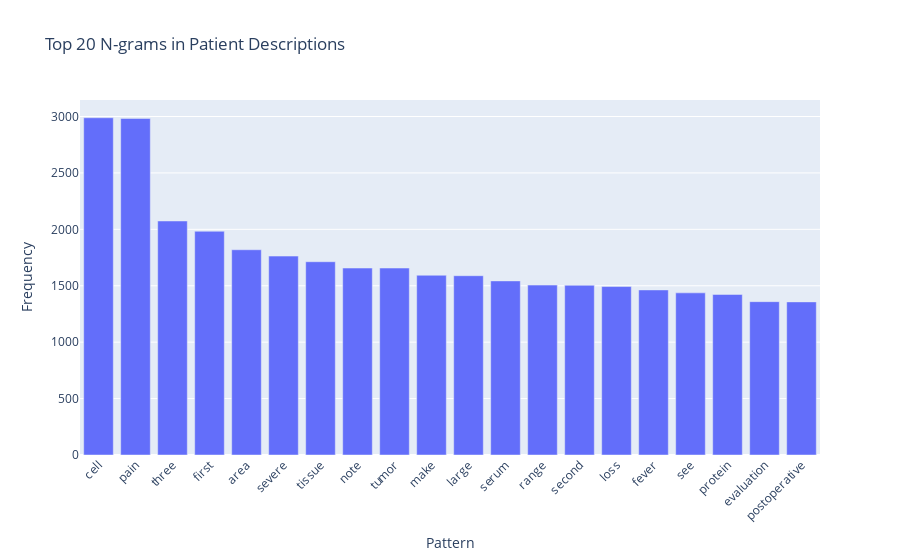

Notebook cell for this chart:
### Code cell
clean_df = pd.read_parquet(CLEAN_OUT)
texts = clean_df['text_clean'].astype(str).tolist()

vectorizer = CountVectorizer(ngram_range=NGRAM_RANGE, min_df=MIN_DF, max_features=MAX_FEATURES, binary=True)  # max_features=MAX_FEATURES

tqdm.pandas(desc="Vectorizing text")

X = vectorizer.fit_transform(texts)

sum_words = X.sum(axis=0)
words_freq = [(word, sum_words[0, idx]) for word, idx in vectorizer.vocabulary_.items()]
words_freq = sorted(words_freq, key=lambda x: x[1], reverse=True)

pattern_df = pd.DataFrame(words_freq, columns=['Pattern', 'Frequency'])
pattern_df.to_csv('outputs/freq_terms.csv', index=False)
top_patterns = pattern_df.head(20)

import plotly.express as px

fig = px.bar(top_patterns, x='Pattern', y='Frequency', title='Top 20 N-grams in Patient Descriptions')
fig.update_layout(xaxis_tickangle=-45)
fig.show()

### Figure 1 — Plotly figure (JSON) as saved in the notebook; plotly's stock layout.template omitted (floating-point values rounded to 4 significant figures)
{"data": [{"alignmentgroup": "True", "hovertemplate": "Pattern=%{x}<br>Frequency=%{y}<extra></extra>", "legendgroup": "", "marker": {"color": "#636efa", "pattern": {"shape": ""}}, "name": "", "offsetgroup": "", "orientation": "v", "showlegend": false, "textposition": "auto", "type": "bar", "x": ["cell", "pain", "three", "first", "area", "severe", "tissue", "note", "tumor", "make", "large", "serum", "range", "second", "loss", "fever", "see", "protein", "evaluation", "postoperative"], "xaxis": "x", "y": [2989, 2983, 2074, 1983, 1819, 1763, 1713, 1657, 1657, 1593, 1589, 1543, 1506, 1504, 1493, 1463, 1437, 1423, 1359, 1357], "yaxis": "y"}], "layout": {"barmode": "relative", "legend": {"tracegroupgap": 0}, "title": {"text": "Top 20 N-grams in Patient Descriptions"}, "xaxis": {"anchor": "y", "domain": [0, 1], "tickangle": -45, "title": {"text": "Pattern"}}, "yaxis": {"anchor": "x", "domain": [0, 1], "title": {"text": "Frequency"}}}}
